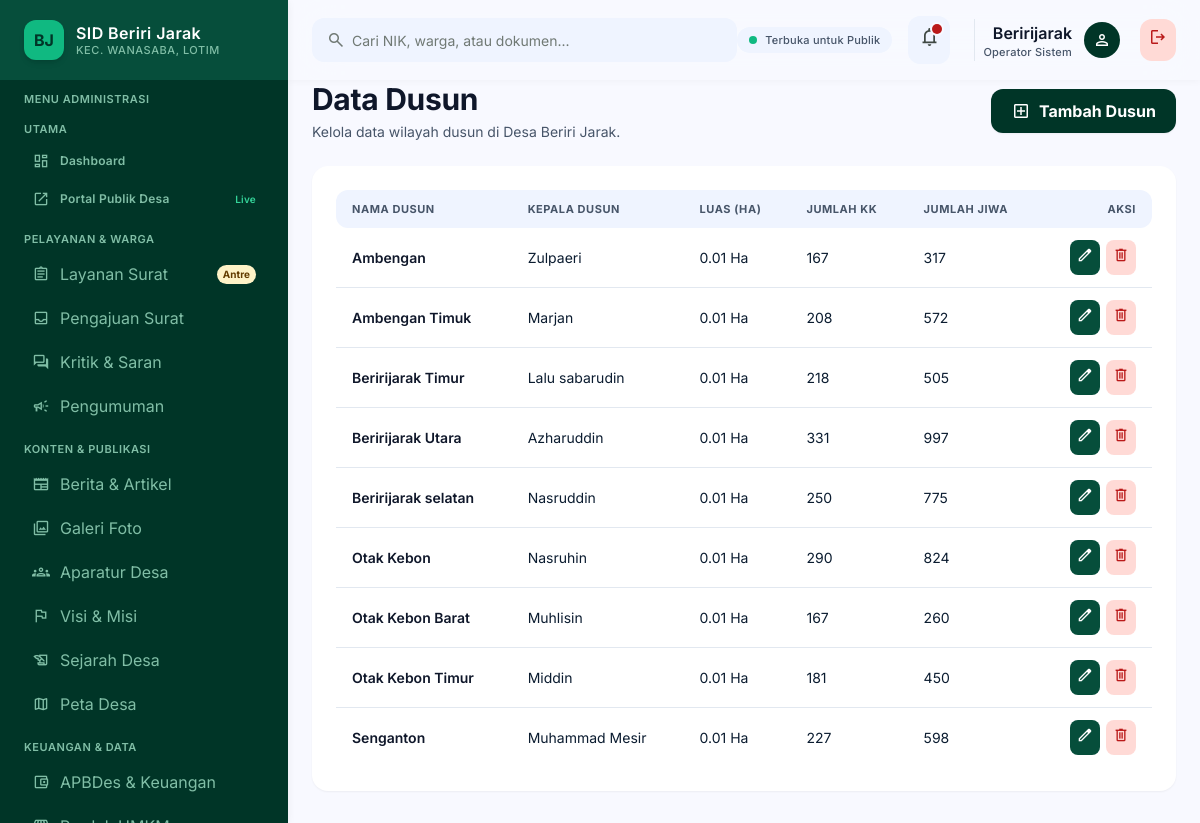
The page /dashboard/dusun/ (signed in) on the database its author committed.
### BJ/models.py (models this page shows, shortened)
class Dusun(models.Model):
    nama = models.CharField(max_length=100)
    kepala_dusun = models.CharField(max_length=100)
    luas_ha = models.DecimalField(max_digits=8, decimal_places=2, help_text="Luas dalam Hektar")
    jumlah_kk = models.IntegerField()
    jumlah_jiwa = models.IntegerField()
    deskripsi = models.TextField(blank=True, null=True)
    class Meta:
        verbose_name = "Dusun"
        verbose_name_plural = "Data Dusun"

### BJ/views.py (the view)
# urls.py: path('dashboard/dusun/', views.kelola_dusun, name='kelola_dusun'),
@login_required(login_url='portal_masuk')
def kelola_dusun(request):
    return render(request, 'themes/admin/kelola_dusun.html',
                  {'daftar_dusun': Dusun.objects.all().order_by('nama')})

### desa/templates/themes/admin/kelola_dusun.html (shortened to what this page needs)
{% extends "themes/admin/base_admin.html" %}
{% load static %}
{% block content %}
<div class="flex flex-col w-full gap-space-lg">
    <div class="flex flex-col sm:flex-row sm:items-center justify-between gap-4">
        <div>
            <h1 class="font-headline-lg text-headline-lg font-bold text-text-primary">Data Dusun</h1>
            <p class="font-body-sm text-body-sm text-text-secondary mt-1">Kelola data wilayah dusun di Desa Beriri Jarak.</p>
        </div>
        <a href="{% url 'tambah_dusun' %}" class="inline-flex items-center justify-center gap-2 px-5 py-2.5 rounded-xl bg-primary text-on-primary font-label-lg text-label-lg font-bold shadow-sm hover:bg-secondary transition-all">
            <span class="material-symbols-outlined text-[20px]">add_box</span> Tambah Dusun
        </a>
    </div>
    <div class="bg-surface-pure rounded-2xl p-space-lg shadow-sm">
        <div class="overflow-x-auto -mx-space-lg px-space-lg">
            <table class="w-full text-left min-w-[720px]">
                <thead>
                    <tr class="bg-surface-container-low text-text-secondary font-label-sm text-label-sm uppercase tracking-wider">
                        <th class="py-3 px-4 rounded-l-xl">Nama Dusun</th>
                        <th class="py-3 px-4">Kepala Dusun</th>
                        <th class="py-3 px-4">Luas (Ha)</th>
                        <th class="py-3 px-4">Jumlah KK</th>
                        <th class="py-3 px-4">Jumlah Jiwa</th>
                        <th class="py-3 px-4 rounded-r-xl text-right">Aksi</th>
                    </tr>
                </thead>
                <tbody class="divide-y divide-border-subtle font-body-sm text-body-sm">
                    {% for item in daftar_dusun %}
                    <tr class="hover:bg-surface-container-low/60 transition-colors">
                        <td class="py-3 px-4 font-title-md text-title-md font-semibold text-text-primary">{{ item.nama }}</td>
                        <td class="py-3 px-4">{{ item.kepala_dusun }}</td>
                        <td class="py-3 px-4">{{ item.luas_ha }} Ha</td>
                        <td class="py-3 px-4">{{ item.jumlah_kk }}</td>
                        <td class="py-3 px-4">{{ item.jumlah_jiwa }}</td>
                        <td class="py-3 px-4 text-right">
                            <div class="inline-flex items-center gap-1.5">
                                <a href="{% url 'edit_dusun' item.id %}" class="p-1.5 rounded-lg bg-primary-container text-on-primary hover:bg-secondary transition-colors" title="Edit Dusun">
                                    <span class="material-symbols-outlined text-[18px]">edit</span>
                                </a>
                                <form method="POST" action="{% url 'hapus_dusun' item.id %}" class="inline-block m-0 p-0" onsubmit="return confirm('Yakin ingin menghapus dusun ini secara permanen?')">
                                    <button type="submit" class="p-1.5 rounded-lg bg-error-container text-error hover:bg-error hover:text-on-error transition-colors cursor-pointer" title="Hapus Dusun">
                                        <span class="material-symbols-outlined text-[18px]">delete</span>
                                    </button>
                                </form>
                            </div>
                        </td>
                    </tr>
                    {% empty %}
                    <tr><td colspan="6" class="py-8 text-center text-text-secondary">Belum ada data dusun. Silakan tambah.</td></tr>
                    {% endfor %}
                </tbody>
            </table>
        </div>
    </div>
</div>
{% endblock %}

### desa/templates/themes/admin/partials/header.html
<header class="fixed top-0 left-72 right-0 h-20 bg-surface/85 backdrop-blur-xl shadow-[0_1px_8px_rgba(0,0,0,0.04)] z-40 flex items-center justify-between px-space-lg">
    <div class="flex items-center gap-space-lg flex-1 max-w-xl">
        <div class="relative w-full">
            <span class="material-symbols-outlined absolute left-3.5 top-1/2 -translate-y-1/2 text-outline text-[20px]">search</span>
            <input class="w-full h-11 pl-10 pr-4 rounded-xl bg-surface-container-low text-on-surface font-body-sm text-body-sm placeholder:text-outline focus:outline-none focus:ring-2 focus:ring-accent-emerald transition-all" placeholder="Cari NIK, warga, atau dokumen..." type="text">
        </div>
    </div>
    <div class="flex items-center gap-space-md">
        <div class="hidden lg:flex items-center gap-2 px-3 py-1.5 rounded-full bg-surface-container-low">
            <span class="w-2 h-2 rounded-full bg-accent-emerald"></span>
            <span class="font-label-sm text-label-sm font-medium text-text-secondary">Terbuka untuk Publik</span>
        </div>
        <button class="relative p-2.5 rounded-xl bg-surface-container-low text-on-surface-variant hover:text-on-surface transition-colors" type="button">
            <span class="material-symbols-outlined text-[22px]">notifications</span>
            <span class="absolute top-2 right-2 w-2.5 h-2.5 bg-error rounded-full ring-2 ring-surface"></span>
        </button>
        <div class="flex items-center gap-3 pl-space-sm border-l border-border-subtle ml-2">
            <div class="text-right hidden sm:block">
                <div class="font-label-lg text-label-lg font-semibold text-text-primary capitalize">{{ request.user.username }}</div>
                <div class="font-label-sm text-label-sm text-text-secondary">Operator Sistem</div>
            </div>
            <div class="w-9 h-9 rounded-full bg-primary flex items-center justify-center">
                <span class="material-symbols-outlined text-on-primary text-[20px]">person</span>
            </div>
            <a href="{% url 'logout' %}" class="ml-2 p-2 rounded-xl bg-error-container text-error hover:bg-error hover:text-white transition-colors" title="Keluar Sistem">
                <span class="material-symbols-outlined text-[20px]">logout</span>
            </a>
        </div>
    </div>
</header>

### desa/templates/themes/admin/base_admin.html (style rules this page uses)
body { overscroll-behavior: none; }

### rows shown on the page
Dusun: nama "Ambengan", kepala_dusun "Zulpaeri", luas_ha "0.01", jumlah_kk "167", jumlah_jiwa "317"
Dusun: nama "Ambengan Timuk", kepala_dusun "Marjan", luas_ha "0.01", jumlah_kk "208", jumlah_jiwa "572"
Dusun: nama "Beririjarak Timur", kepala_dusun "Lalu sabarudin", luas_ha "0.01", jumlah_kk "218", jumlah_jiwa "505"
Dusun: nama "Beririjarak Utara", kepala_dusun "Azharuddin", luas_ha "0.01", jumlah_kk "331", jumlah_jiwa "997"
Dusun: nama "Beririjarak selatan", kepala_dusun "Nasruddin", luas_ha "0.01", jumlah_kk "250", jumlah_jiwa "775"
Dusun: nama "Otak Kebon", kepala_dusun "Nasruhin", luas_ha "0.01", jumlah_kk "290", jumlah_jiwa "824"
Dusun: nama "Otak Kebon Barat", kepala_dusun "Muhlisin", luas_ha "0.01", jumlah_kk "167", jumlah_jiwa "260"
Dusun: nama "Otak Kebon Timur", kepala_dusun "Middin", luas_ha "0.01", jumlah_kk "181", jumlah_jiwa "450"
Dusun: nama "Senganton", kepala_dusun "Muhammad Mesir", luas_ha "0.01", jumlah_kk "227", jumlah_jiwa "598"

### other values the page prints
{{ request.user.username }} "Beririjarak"
